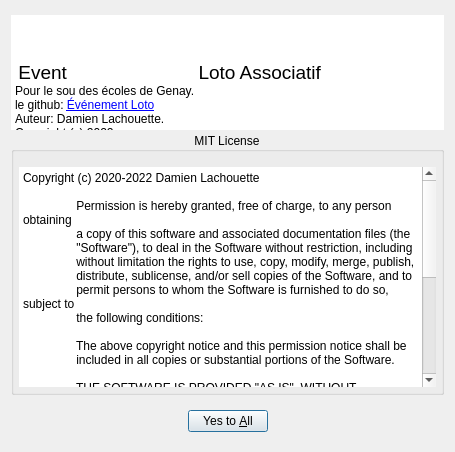
<?xml version="1.0" encoding="UTF-8"?>
<ui version="4.0">
 <class>About</class>
 <widget class="QDialog" name="About">
  <property name="windowModality">
      <enum>Qt::WindowModal</enum>
  </property>
     <property name="geometry">
         <rect>
             <x>0</x>
             <y>0</y>
             <width>455</width>
             <height>452</height>
         </rect>
     </property>
     <property name="sizePolicy">
         <sizepolicy hsizetype="Preferred" vsizetype="Preferred">
             <horstretch>0</horstretch>
             <verstretch>0</verstretch>
         </sizepolicy>
     </property>
     <property name="windowTitle">
         <string>Event Loto</string>
     </property>
     <property name="windowIcon">
         <iconset resource="../../resources/EvenementLoto.qrc">
             <normaloff>:/fav/icons/mainIcon.png</normaloff>:/fav/icons/mainIcon.png
         </iconset>
     </property>
     <property name="modal">
         <bool>true</bool>
     </property>
     <layout class="QVBoxLayout" name="verticalLayout">
         <item>
             <widget class="QTextBrowser" name="textBrowser">
                 <property name="enabled">
                     <bool>true</bool>
                 </property>
                 <property name="sizePolicy">
                     <sizepolicy hsizetype="Preferred" vsizetype="Preferred">
                         <horstretch>0</horstretch>
                         <verstretch>0</verstretch>
                     </sizepolicy>
                 </property>
                 <property name="minimumSize">
                     <size>
                         <width>355</width>
                         <height>115</height>
                     </size>
     </property>
     <property name="maximumSize">
      <size>
       <width>6000000</width>
       <height>107</height>
      </size>
     </property>
     <property name="autoFillBackground">
      <bool>true</bool>
     </property>
     <property name="frameShape">
      <enum>QFrame::NoFrame</enum>
     </property>
     <property name="frameShadow">
      <enum>QFrame::Plain</enum>
     </property>
     <property name="verticalScrollBarPolicy">
      <enum>Qt::ScrollBarAlwaysOff</enum>
     </property>
     <property name="horizontalScrollBarPolicy">
      <enum>Qt::ScrollBarAlwaysOff</enum>
     </property>
                 <property name="html">
                     <string>&lt;!DOCTYPE HTML PUBLIC &quot;-//W3C//DTD HTML 4.0//EN&quot; &quot;http://www.w3.org/TR/REC-html40/strict.dtd&quot;&gt;
                         &lt;html&gt;&lt;head&gt;&lt;meta name=&quot;qrichtext&quot; content=&quot;1&quot; /&gt;&lt;meta
                         charset=&quot;utf-8&quot; /&gt;&lt;style type=&quot;text/css&quot;&gt;
                         p, li { white-space: pre-wrap; }
                         hr { height: 1px; border-width: 0; }
                         li.unchecked::marker { content: &quot;\2610&quot;; }
                         li.checked::marker { content: &quot;\2612&quot;; }
                         &lt;/style&gt;&lt;/head&gt;&lt;body style=&quot; font-family:'Segoe UI'; font-size:9pt;
                         font-weight:400; font-style:normal;&quot;&gt;
                         &lt;p style=&quot; margin-top:0px; margin-bottom:0px; margin-left:0px; margin-right:0px;
                         -qt-block-indent:0; text-indent:0px;&quot;&gt;&lt;span style=&quot; font-family:'MS Shell Dlg
                         2'; font-size:7.8pt;&quot;&gt; &lt;/span&gt;&lt;/p&gt;
                         &lt;p style=&quot; margin-top:0px; margin-bottom:0px; margin-left:0px; margin-right:0px;
                         -qt-block-indent:0; text-indent:0px;&quot;&gt; &lt;span style=&quot; font-size:14pt;&quot;&gt;Event
                         Loto Associatif&lt;/span&gt; &lt;span style=&quot; font-family:'MS Shell Dlg 2';
                         font-size:7.8pt;&quot;&gt; &lt;/span&gt;&lt;/p&gt;
                         &lt;p style=&quot; margin-top:0px; margin-bottom:0px; margin-left:0px; margin-right:0px;
                         -qt-block-indent:0; text-indent:0px;&quot;&gt;Pour le sou des écoles de Genay. &lt;span style=&quot;
                         font-family:'MS Shell Dlg 2'; font-size:7.8pt;&quot;&gt; &lt;/span&gt;&lt;/p&gt;
                         &lt;p style=&quot; margin-top:0px; margin-bottom:0px; margin-left:0px; margin-right:0px;
                         -qt-block-indent:0; text-indent:0px;&quot;&gt;le github: &lt;a href=&quot;https://github.com/Silmaen/EvenementLoto&quot;&gt;&lt;span
                         style=&quot; text-decoration: underline; color:#0000ff;&quot;&gt;Événement Loto&lt;/span&gt;&lt;/a&gt;
                         &lt;span style=&quot; font-family:'MS Shell Dlg 2'; font-size:7.8pt;&quot;&gt; &lt;/span&gt;&lt;/p&gt;
                         &lt;p style=&quot; margin-top:0px; margin-bottom:0px; margin-left:0px; margin-right:0px;
                         -qt-block-indent:0; text-indent:0px;&quot;&gt;Auteur: Damien Lachouette. &lt;span style=&quot;
                         font-family:'MS Shell Dlg 2'; font-size:7.8pt;&quot;&gt; &lt;/span&gt;&lt;/p&gt;
                         &lt;p style=&quot; margin-top:0px; margin-bottom:0px; margin-left:0px; margin-right:0px;
                         -qt-block-indent:0; text-indent:0px;&quot;&gt;Copyright (c) 2022. &lt;/p&gt;&lt;/body&gt;&lt;/html&gt;
                     </string>
                 </property>
     <property name="acceptRichText">
      <bool>true</bool>
     </property>
     <property name="textInteractionFlags">
      <set>Qt::LinksAccessibleByKeyboard|Qt::LinksAccessibleByMouse</set>
     </property>
    </widget>
   </item>
   <item>
    <widget class="QGroupBox" name="groupBox">
     <property name="title">
         <string>MIT License</string>
     </property>
     <property name="alignment">
      <set>Qt::AlignCenter</set>
     </property>
     <property name="flat">
      <bool>false</bool>
     </property>
     <layout class="QGridLayout" name="gridLayout">
      <property name="leftMargin">
       <number>5</number>
      </property>
      <property name="topMargin">
       <number>15</number>
      </property>
      <property name="rightMargin">
       <number>5</number>
      </property>
      <property name="bottomMargin">
       <number>5</number>
      </property>
      <item row="0" column="0">
       <widget class="QPlainTextEdit" name="plainTextEdit">
        <property name="frameShape">
         <enum>QFrame::NoFrame</enum>
        </property>
        <property name="plainText">
            <string>Copyright (c) 2020-2022 Damien Lachouette

                Permission is hereby granted, free of charge, to any person obtaining
                a copy of this software and associated documentation files (the
                &quot;Software&quot;), to deal in the Software without restriction, including
                without limitation the rights to use, copy, modify, merge, publish,
                distribute, sublicense, and/or sell copies of the Software, and to
                permit persons to whom the Software is furnished to do so, subject to
                the following conditions:

                The above copyright notice and this permission notice shall be
                included in all copies or substantial portions of the Software.

                THE SOFTWARE IS PROVIDED &quot;AS IS&quot;, WITHOUT WARRANTY OF ANY KIND,
                EXPRESS OR IMPLIED, INCLUDING BUT NOT LIMITED TO THE WARRANTIES OF
                MERCHANTABILITY, FITNESS FOR A PARTICULAR PURPOSE AND
                NONINFRINGEMENT. IN NO EVENT SHALL THE AUTHORS OR COPYRIGHT HOLDERS BE
                LIABLE FOR ANY CLAIM, DAMAGES OR OTHER LIABILITY, WHETHER IN AN ACTION
                OF CONTRACT, TORT OR OTHERWISE, ARISING FROM, OUT OF OR IN CONNECTION
                WITH THE SOFTWARE OR THE USE OR OTHER DEALINGS IN THE SOFTWARE.
            </string>
        </property>
       </widget>
      </item>
     </layout>
    </widget>
   </item>
   <item>
    <widget class="QFrame" name="frame">
     <property name="frameShape">
      <enum>QFrame::NoFrame</enum>
     </property>
     <property name="frameShadow">
      <enum>QFrame::Raised</enum>
     </property>
     <layout class="QGridLayout" name="gridLayout_2">
      <item row="0" column="0">
       <widget class="QDialogButtonBox" name="buttonBox">
        <property name="locale">
         <locale language="French" country="France"/>
        </property>
        <property name="orientation">
         <enum>Qt::Horizontal</enum>
        </property>
        <property name="standardButtons">
         <set>QDialogButtonBox::YesToAll</set>
        </property>
        <property name="centerButtons">
         <bool>true</bool>
        </property>
       </widget>
      </item>
     </layout>
    </widget>
   </item>
  </layout>
 </widget>
 <resources>
     <include location="../../resources/EvenementLoto.qrc"/>
 </resources>
 <connections>
  <connection>
   <sender>buttonBox</sender>
   <signal>accepted()</signal>
   <receiver>About</receiver>
   <slot>accept()</slot>
   <hints>
    <hint type="sourcelabel">
     <x>248</x>
     <y>324</y>
    </hint>
    <hint type="destinationlabel">
     <x>157</x>
     <y>274</y>
    </hint>
   </hints>
  </connection>
 </connections>
</ui>
